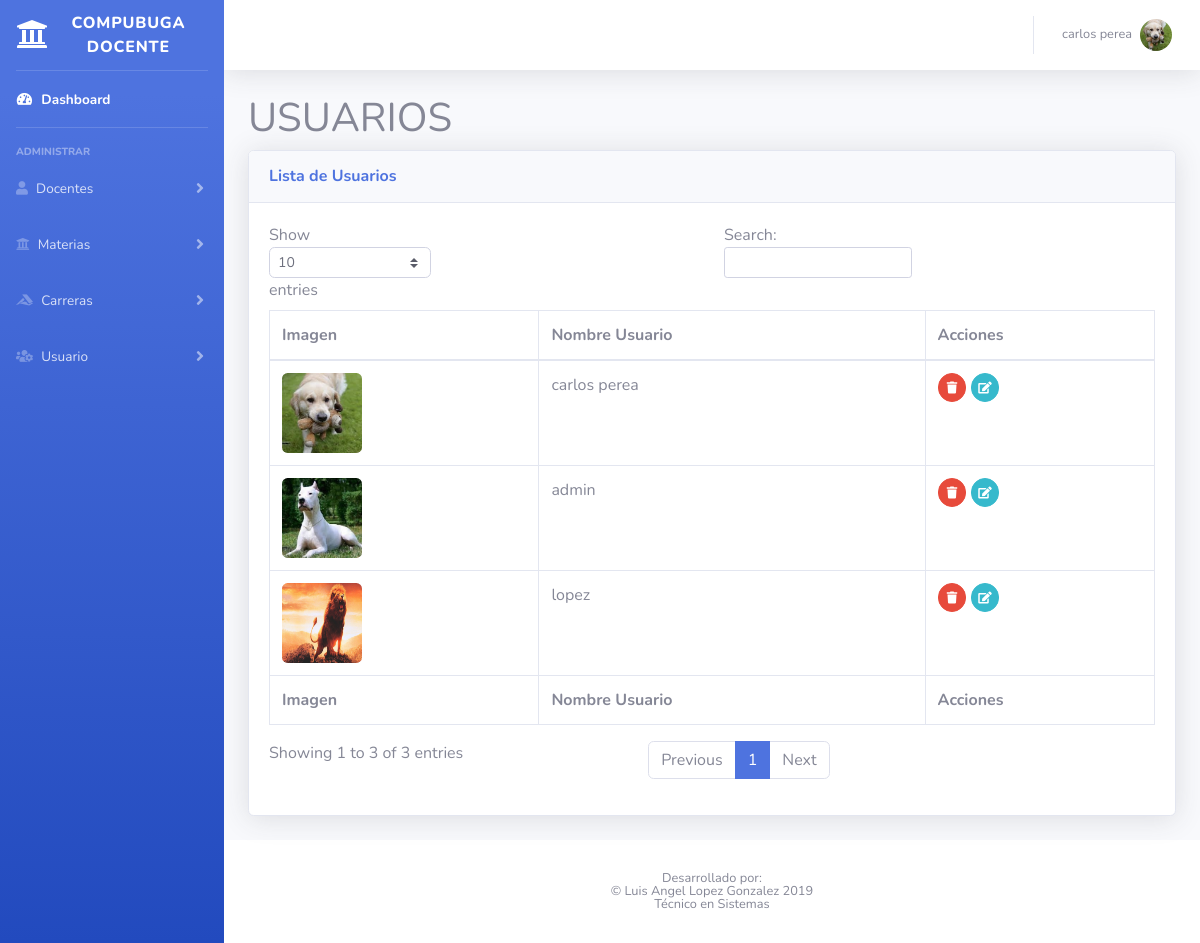
Screenshot of /usuario/usuarioAdministrarVista.php (signed in) with the database file from the repository.
### tables this page shows
CREATE TABLE `usuarios` (
  `id` int(11) NOT NULL,
  `user` varchar(100) NOT NULL,
  `password` varchar(100) NOT NULL,
  `foto` varchar(500) NOT NULL,
  `tipo` int(11) NOT NULL
);

### usuario/usuarioModelo.php (called while the page is built, shortened)
<?php
include_once "../conexion.php";
class usuarioModelo {
    function mostrarTodos() {
        global $link;
        $consulta = "SELECT * FROM `usuarios`";
        $query = mysqli_query($link, $consulta);
        return $query;
    }
}

### usuario/usuarioAdministrarVista.php (the view, shortened to what this page needs)
<!DOCTYPE html>
<html lang="en">
    <head>
        <link href="../vendor/fontawesome-free/css/all.min.css" rel="stylesheet" type="text/css">
        <link href="../css/sb-admin-2.min.css" rel="stylesheet">
    </head>
    <body id="page-top">
        <div id="wrapper">
            <?php
            include_once '../componets/menu.php';
            ?>
            <div id="content-wrapper" class="d-flex flex-column">
                <div id="content">
                    <?php
                    include_once '../componets/navBar.php';
                    ?>
                    <div class="container">
                        <h1>USUARIOS</h1>
                        <div class="card shadow mb-4">
                            <div class="card-header py-3">
                                <h6 class="m-0 font-weight-bold text-primary">Lista de Usuarios</h6>
                            </div>
                            <div class="card-body">
                                <div class="table-responsive">
                                    <table class="table table-bordered" id="dataTable" width="100%" cellspacing="0">
                                        <thead>
                                            <tr>
                                                <th>Imagen</th>
                                                <th>Nombre Usuario</th>
                                                <th>Acciones</th>
                                            </tr>
                                        </thead>
                                        <tfoot>
                                            <tr>
                                                <th>Imagen</th>
                                                <th>Nombre Usuario</th>
                                                <th>Acciones</th>
                                            </tr>
                                        </tfoot>
                                        <tbody>
                                            <?php
                                            include_once "usuarioModelo.php";
                                            $usuarioModelo = new usuarioModelo();
                                            $result = $usuarioModelo->mostrarTodos();
                                            while ($fila = mysqli_fetch_array($result)) {
                                                if ($fila != NULL) {
                                                    echo '<tr>
                                                        <td> <img src="' . $fila['foto'] . '" class="rounded float-left" width="80" height="80" ></td>
                                            <td>' . $fila['user'] . '</td>
                <td>
                <a href="#" onclick="eliminarModal(' . $fila['id'] . ')" class="btn btn-danger btn-circle btn-sm" data-toggle="tooltip" data-placement="bottom" title="Eliminar">
                <i class="fas fa-trash"></i>
                </a>
                <a href="usuarioModificarVista.php?id=' . $fila['id'] . '" class="btn btn-info btn-circle btn-sm" data-toggle="tooltip" data-placement="bottom" title="Modificar">
                <i class="fas fa-edit"></i>
                </a>
                </td>
                </tr>';
                                                }
                                            }
                                            ?>
                                        </tbody>
                                    </table>
                                </div>
                            </div>
                        </div>
                    </div>
                </div>
                <?php
                include_once '../componets/footer.php';
                ?>
            </div>
        </div>
    </body>
</html>

### rows the page displays
usuarios: shows a picture, user "carlos perea"
usuarios: foto (picture), user "admin"
usuarios: foto (picture), user "lopez"

### other values shown
$_SESSION['nombreUsuario'] "carlos perea"
